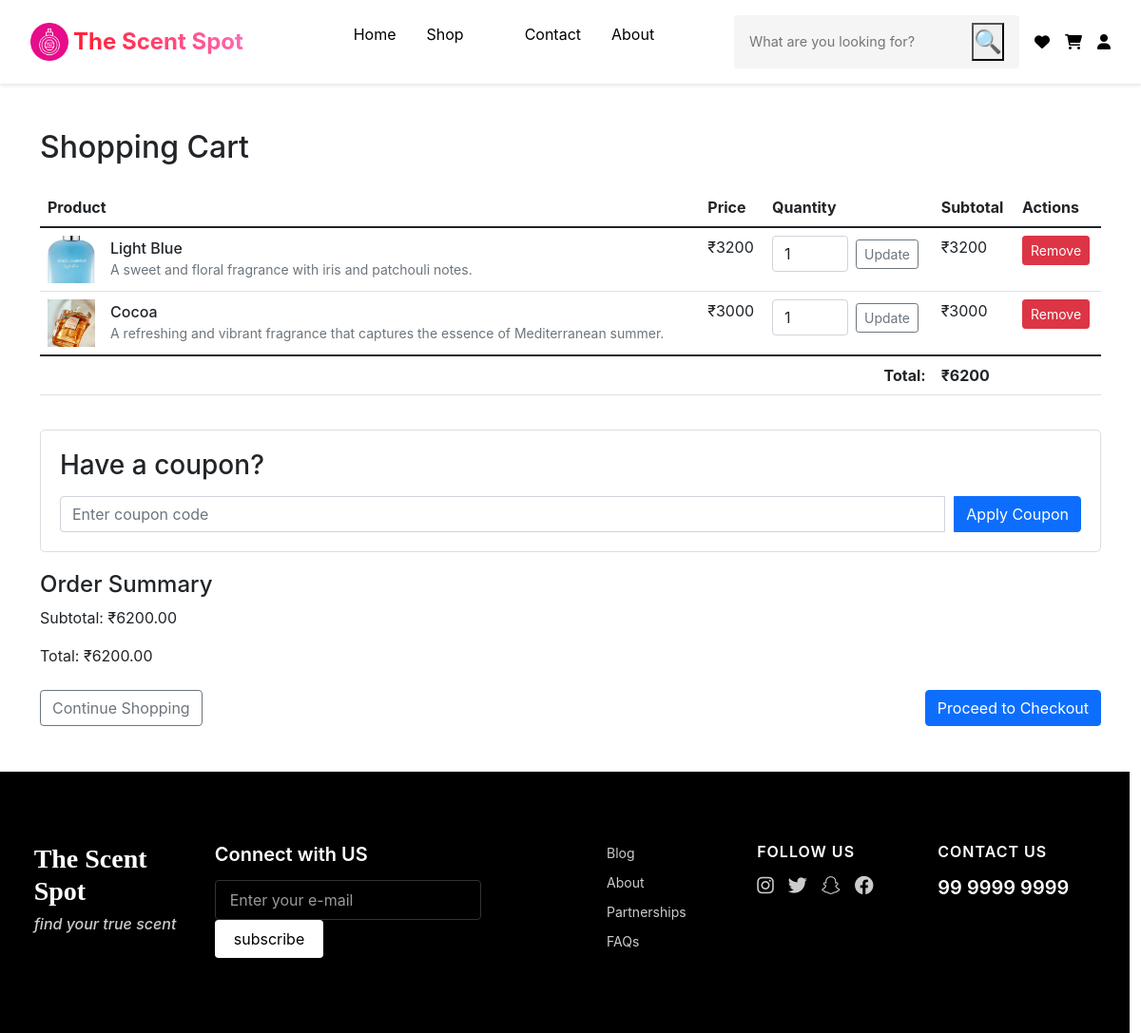
/cart (signed in), run on an earlier commit of the app's database.
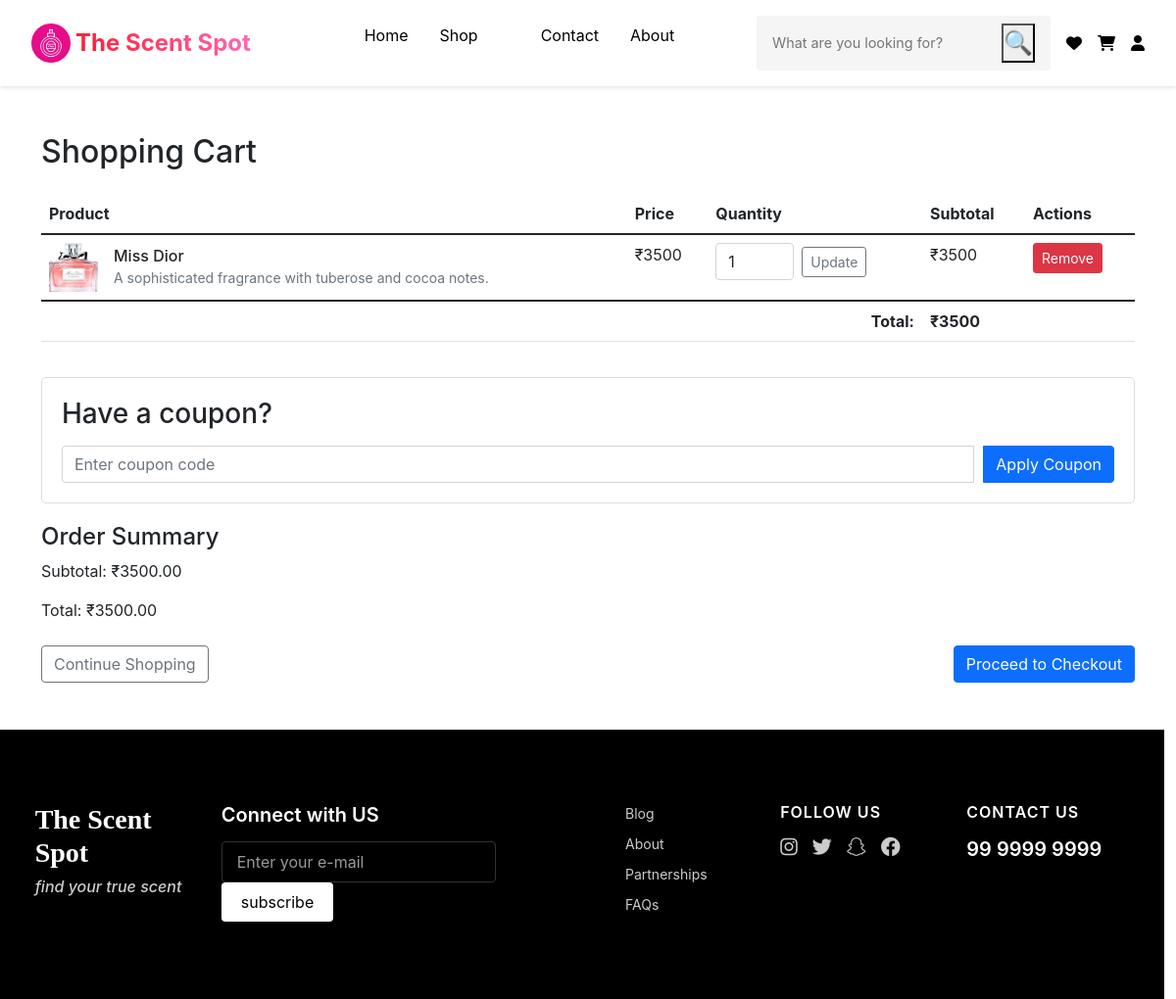
And on a later commit of the database.
### core/models/cart.py (models this page shows, shortened)
class CartItem(models.Model):
    user = models.ForeignKey(User, on_delete=models.CASCADE)
    product = models.ForeignKey(Product, on_delete=models.CASCADE)
    quantity = models.PositiveIntegerField(default=1)
    created_at = models.DateTimeField(auto_now_add=True)
    updated_at = models.DateTimeField(auto_now=True)
    objects = models.Manager()
    class Meta:
        unique_together = ('user', 'product')
        ordering = ['-created_at']

### core/models/product.py (models this page shows, shortened)
class Product(models.Model):
    name = models.CharField(max_length=50)
    price = models.IntegerField(default=0)
    description = models.CharField(max_length=2000, blank=True)
    image = models.ImageField(upload_to="images/")
    category = models.ForeignKey(Category, db_column='type2', on_delete=models.CASCADE)
    rating = models.IntegerField(default=1, validators=[MinValueValidator(0),MaxValueValidator(5)])
    brand = models.CharField(max_length=50, default="")
    gender = models.CharField(max_length=50, default="")
    size = models.CharField(max_length=50, default="")
    stock = models.IntegerField(default=0)

### core/views/cart.py (the view, shortened to what this page needs)
# urls.py: path("cart", cart.Cart.as_view(), name="cart"),
class Cart(LoginRequiredMixin, View):
    login_url = '/login/'
    template_name = 'cart.html'
    def dispatch(self, request, *args, **kwargs):
        if not request.user.is_authenticated:
            messages.warning(request, 'Please login to access your cart.')
            return redirect('login')
        return super().dispatch(request, *args, **kwargs)
    def get(self, request):
        cart_items = CartItem.objects.filter(user=request.user).select_related('product')
        cart_total = sum(item.product.price * item.quantity for item in cart_items)
        final_total = cart_total
        if 'discount' in request.session:
            final_total = cart_total - request.session['discount']
        context = {
            'cart_items': cart_items,
            'cart_total': cart_total,
            'final_total': final_total
        }
        return render(request, self.template_name, context)

### core/templatetags/cart.py (called while the page is built)
@register.filter(name = "cart_total")
def cart_total(cart_items):
    total = 0
    if cart_items:
        for item in cart_items:
            total += item.product.price * item.quantity
    return total

@register.filter(name = "currency")
def currency(number):
    return "₹" + str(number)

@register.filter(name = "mul")
def mul(n1, n2):
    return n1 * n2

### core/templates/cart.html (shortened to what the changed rows need)
{% extends 'base.html' %}
{% load cart %}
{% block css%}
    <link href="static/css/cart.css" rel="stylesheet" type="text/css">
{% endblock %}
{% block content %}
<div class="container my-5">
    <h2 class="mb-4">Shopping Cart</h2>
    {% if cart_items %}
    <div class="table-responsive">
        <table class="table">
            <thead>
                <tr>
                    <th>Product</th>
                    <th>Price</th>
                    <th>Quantity</th>
                    <th>Subtotal</th>
                    <th>Actions</th>
                </tr>
            </thead>
            <tbody>
                {% for item in cart_items %}
                <tr>
                    <td>
                        <div class="d-flex align-items-center">
                            {% if item.product.image %}
                            <img src="{{ item.product.image.url }}" alt="{{ item.product.name }}" style="width: 50px; height: 50px; object-fit: cover;" class="me-3">
                            {% endif %}
                            <div>
                                <h6 class="mb-0">{{ item.product.name }}</h6>
                                <small class="text-muted">{{ item.product.description|truncatewords:20 }}</small>
                            </div>
                        </div>
                    </td>
                    <td>{{ item.product.price|currency }}</td>
                    <td>
                        <form action="{% url 'update_cart' item.product.id %}" method="POST" class="d-flex align-items-center">
                            <input type="number" name="quantity" value="{{ item.quantity }}" min="1" max="3" class="form-control" style="width: 80px;">
                            <button type="submit" class="btn btn-sm btn-outline-secondary ms-2">Update</button>
                        </form>
                    </td>
                    <td>{{ item.product.price|mul:item.quantity|currency }}</td>
                    <td>
                        <form action="{% url 'remove_from_cart' item.product.id %}" method="POST" class="d-inline">
                            <button type="submit" class="btn btn-sm btn-danger">Remove</button>
                        </form>
                    </td>
                </tr>
                {% endfor %}
            </tbody>
            <tfoot>
                <tr>
                    <td colspan="3" class="text-end"><strong>Total:</strong></td>
                    <td colspan="2"><strong>{{ cart_items|cart_total|currency }}</strong></td>
                </tr>
            </tfoot>
        </table>
    </div>
    <div class="coupon-section">
        <h3>Have a coupon?</h3>
        {% if request.session.coupon_id %}
            <div class="applied-coupon">
                <p>Coupon applied! Discount: ₹{{ request.session.discount|floatformat:2 }}</p>
                <form action="{% url 'remove_coupon' %}" method="POST">
                    {% csrf_token %}
                    <button type="submit" class="btn btn-danger">Remove Coupon</button>
                </form>
            </div>
        {% else %}
            <form action="{% url 'apply_coupon' %}" method="POST">
                <div class="input-group">
                    <input type="text" name="coupon_code" class="form-control" placeholder="Enter coupon code">
                    <button type="submit" class="btn btn-primary">Apply Coupon</button>
                </div>
            </form>
        {% endif %}
    </div>
    <div class="cart-summary">
        <h4>Order Summary</h4>
        <p>Subtotal: ₹{{ cart_total|floatformat:2 }}</p>
        <p>Total: ₹{{ final_total|floatformat:2 }}</p>
    </div>
    <div class="d-flex justify-content-between mt-4">
        <a href="{% url 'index' %}" class="btn btn-outline-secondary">Continue Shopping</a>
        <a href="{% url 'checkout' %}" class="btn btn-primary">Proceed to Checkout</a>
    </div>
    {% else %}
    <div class="text-center py-5">
        <h4>Your cart is empty</h4>
        <p class="text-muted">Looks like you haven't added any items to your cart yet.</p>
        <a href="{% url 'index' %}" class="btn btn-primary mt-3">Start Shopping</a>
    </div>
    {% endif %}
</div>
{% endblock %}

What changed in the data, as far as the page shows it:
removed CartItem: product.image (picture), product.name "Light Blue", product.description "A sweet and floral fragrance with iris and patchouli notes.", product.price "₹3200", quantity "1", product.price|mul "₹3200", product+quantity "₹6200"
removed CartItem: product.image (picture), product.name "Cocoa", product.description "A refreshing and vibrant fragrance that captures the essence of Mediterranean summer.", product.price "₹3000", quantity "1", product.price|mul "₹3000"
added CartItem: product.image (picture), product.name "Miss Dior", product.description "A sophisticated fragrance with tuberose and cocoa notes.", product.price "₹3500", quantity "1", product.price|mul "₹3500", product+quantity "₹3500"
Also different on the page:
{{ cart_total|floatformat:2 }}: "6200.00" → "3500.00"
{{ final_total|floatformat:2 }}: "6200.00" → "3500.00"
